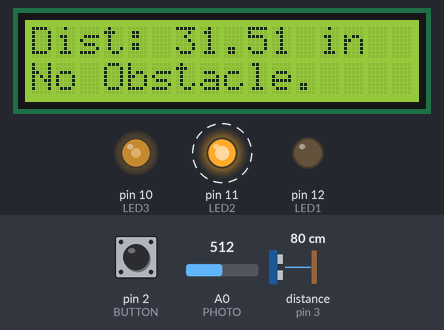
Simulated run of this sketch. Board: Arduino Uno, built with avr-gcc and run on an emulated ATmega328P. Shown: 16×2 character LCD, output pins drawn as LEDs (lit = HIGH). Wiring (inferred from the names in the program): ultrasonic range finder: trigger pin 4; echo pin 3. Dashed ring = blinking. The inputs (shaded band) are chosen by the test bench; at power-on: distance to the obstacle (sensor on pin 3) 80 cm, pin 2 (BUTTON) LOW, A0 (PHOTO) = 512. The echo pulse lasts 58.3 µs per cm; pins used as bus, display or sensor lines are not drawn.

Above: at 2.2 s.
2.3 s: distance to the obstacle (sensor on pin 3) set to 12 cm
At 2.83 s:
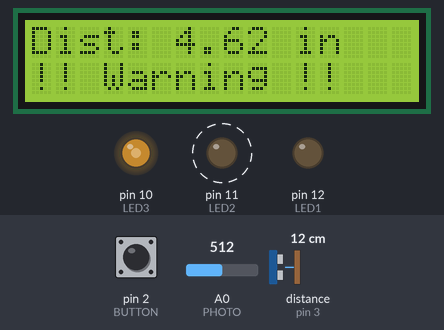
3.9 s: distance to the obstacle (sensor on pin 3) set to 9 cm
At 4.65 s:
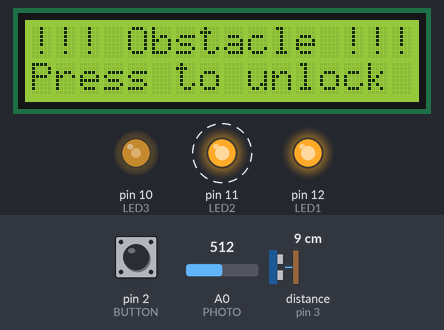
At 5.55 s:
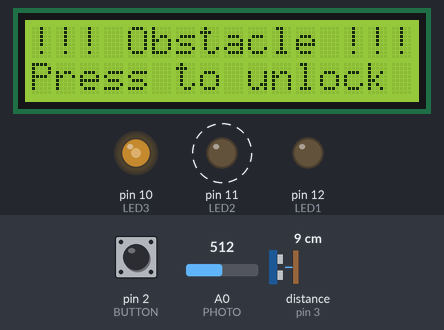
Timing chart, 0 to 12.0 s (numbered marks = the images above; inputs shaded):
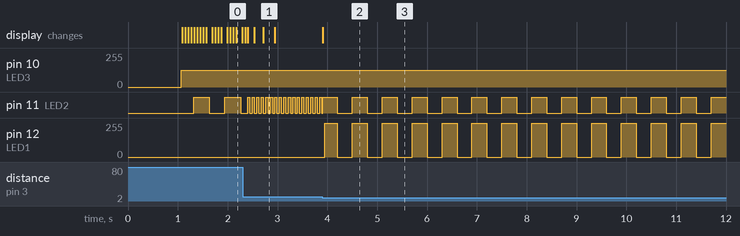

The sketch:

Obstacle_detection.ino
```cpp
#include <LiquidCrystal.h>
#include <IRremote.h>
#include <EEPROM.h>

#define LED1 12
#define LED2 11
#define LED3 10
#define RS A5
#define E A4
#define D4 6
#define D5 7
#define D6 8
#define D7 9
#define BUTTON 2
#define ECHO 3
#define TRIG 4
#define IR 5
#define PHOTO A0
#define PLAY 67
#define UP 21
#define DOWN 7
#define EQ 9
#define IR0 22

LiquidCrystal lcd(RS, E, D4, D5, D6, D7);

unsigned long ulast=millis();
unsigned long udelay=60;
volatile bool pavail=0;
volatile unsigned long pbegin;
volatile unsigned long pend;
bool unit=EEPROM.read(0);
double prevdist=400;
double prevdisti=160;
bool LED2s=0;
unsigned long bdelay=100;
unsigned long tlast=millis();
byte dis=1;
bool bs=0;
unsigned long plast=millis();
unsigned long pdelay=500;
unsigned long lastblink=millis();
unsigned long blinkdelay=300;

void lockblink()
{
  if(LED2s==HIGH)
    LED2s=LOW;
  else
    LED2s=HIGH;
  digitalWrite(LED2,LED2s);
  digitalWrite(LED1,LED2s);
}

void remote(int a)
{
  switch(a)
  {
    case UP:
    lcd.clear();
    if(dis==3)
      dis=1;
    else
      dis++;
    break;

    case DOWN:
    lcd.clear();
    if(dis==1)
      dis=3;
    else
      dis--;
    break;

    case EQ:
    if(unit)
    {
      unit=0;
      EEPROM.write(0,0);
    }
    else
    {
      unit=1;
      EEPROM.write(0,1);
    }
    break;
  }
}

void trigger()
{
  digitalWrite(TRIG, LOW);
  delayMicroseconds(2);
  digitalWrite(TRIG,HIGH);
  delayMicroseconds(10);
  digitalWrite(TRIG, LOW);
}

void echointer()
{
  if(digitalRead(ECHO)==HIGH)
    pbegin=micros();
  else
  {
    pend=micros();
    pavail=1;
  }
}

void display1(double distance)
{
  lcd.setCursor(0,0);
  lcd.print("Dist: ");
  lcd.print(distance);
  if(unit)
  {
    lcd.print(" in  ");
    lcd.setCursor(0,1);
    if(distance>20)
      lcd.print("No Obstacle.    ");
    else if(distance<20&&distance>4)
      lcd.print("!! Warning !!   ");
  }
  else
  {
    lcd.print(" cm  ");
    lcd.setCursor(0,1);
    if(distance>50)
      lcd.print("No Obstacle.    ");
    else if(distance<50&&distance>10)
      lcd.print("!! Warning !!   ");
  }
}

void display2()
{
  lcd.setCursor(0,0);
  lcd.print("Luminosity: ");
  lcd.print(analogRead(PHOTO));
  lcd.print("  ");
}

void display3()
{
  lcd.setCursor(0,0);
  lcd.print("Press on 0 to");
  lcd.setCursor(0,1);
  lcd.print("reset settings");
  if(IrReceiver.decode())
  {
    IrReceiver.resume();
    int a=IrReceiver.decodedIRData.command;
    if(a==IR0)
    {
      lcd.clear();
      lcd.print("Initializing...");
      delay(1000);
      dis=1;
      unit=0;
      EEPROM.write(0,0);
    }
  }
}

void lock()
{
  lcd.setCursor(0,0);
  lcd.print("!!! Obstacle !!!");
  lcd.setCursor(0,1);
  lcd.print("Press to unlock");
  while(true)
  {
    unsigned long tnow=millis();
    if(IrReceiver.decode())
    {
      IrReceiver.resume();
      int a=IrReceiver.decodedIRData.command;
      if(a==PLAY)
      {
        lcd.clear();
        digitalWrite(LED1,LOW);
        break;
      }
    }
    bool bnow=digitalRead(BUTTON);
    if(bnow==0&&bs==1)
    {
      bs=0;
      digitalWrite(LED1,LOW);
      lcd.clear();
      break;
    }
    bs=bnow;
    if(tnow-lastblink>blinkdelay)
    {
      lastblink+=blinkdelay;
      lockblink();
    }
  }
}

void blink()
{
  if(LED2s==HIGH)
    LED2s=LOW;
  else
    LED2s=HIGH;
  digitalWrite(LED2,LED2s);
}

double dist()
{
  pavail=0;
  double dur=pend-pbegin;
  double distance;
  if(!unit)
  {
    distance=dur/58.0;
    if(distance>400)
      return prevdist;
    prevdist=distance;
    bdelay=distance*4;
  }
  else
  {
    distance=dur/148.0;
    if(distance>160)
      return prevdisti;
    prevdisti=distance;
    bdelay=distance*10;
  }
  return distance;
}
void setup() {
  lcd.begin(16,2);
  pinMode(TRIG,OUTPUT);
  pinMode(ECHO,INPUT);
  pinMode(LED1,OUTPUT);
  pinMode(LED2,OUTPUT);
  pinMode(LED3,OUTPUT);
  pinMode(BUTTON,INPUT);
  IrReceiver.begin(IR);
  lcd.print("Initializing...");
  delay(1000);
  attachInterrupt(digitalPinToInterrupt(ECHO),echointer,CHANGE);
}

void loop()
{
  unsigned long tnow=millis();
  if(tnow-ulast>udelay)
  {
    ulast+=udelay;
    trigger();
  }
  if(pavail)
  {
    double distance=dist();
    if(dis==1)
      display1(distance);
    else if(dis==2)
      display2();
    else
      display3();
    if(unit)
    {
      if(distance<4)
        lock();
    }
    else
    {
      if(distance<10)
        lock();
    }
  }
  if(tnow-tlast>bdelay)
  {
    tlast+=bdelay;
    blink();
  }
  if(tnow-plast>pdelay)
  {
    if(IrReceiver.decode())
    {
      plast+=pdelay;
      IrReceiver.resume();
      remote(IrReceiver.decodedIRData.command);
    }
  }
  analogWrite(10, 255-analogRead(A0)/4);
}
```

Measured:
- the behaviour switches between 11 and 10 cm on distance to the obstacle (sensor on pin 3) (found by bisection; images 1 and 2)
- after the input at 2.3 s, pin 11 (LED2): alternates HIGH for 0.04 s and LOW for 0.05 s, starting after 0.10 s; the display: first changes after 0.05 s (image 1 shows a later state)
- after the input at 3.9 s, pin 11 (LED2): alternates HIGH for 0.30 s and LOW for 0.30 s, starting after 0.30 s; pin 12 (LED1): 0/255 → 253/255 after 0.05 s, then moves between 0/255 and 255/255, repeating every 1.8 s; the display: changes at once (image 2)
- by itself, pin 11 (LED2): alternates HIGH for 0.32 s and LOW for 0.31 s
